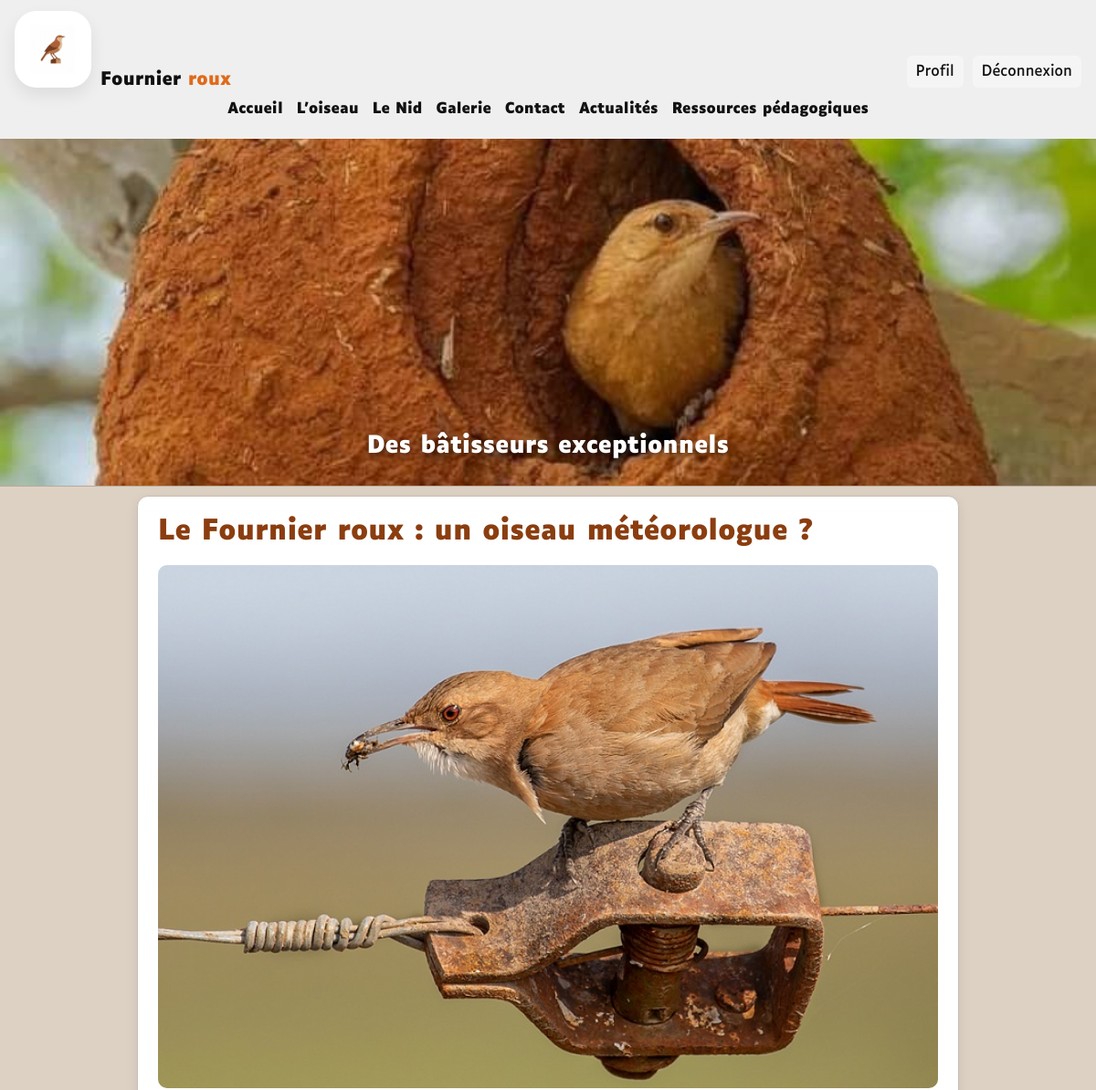
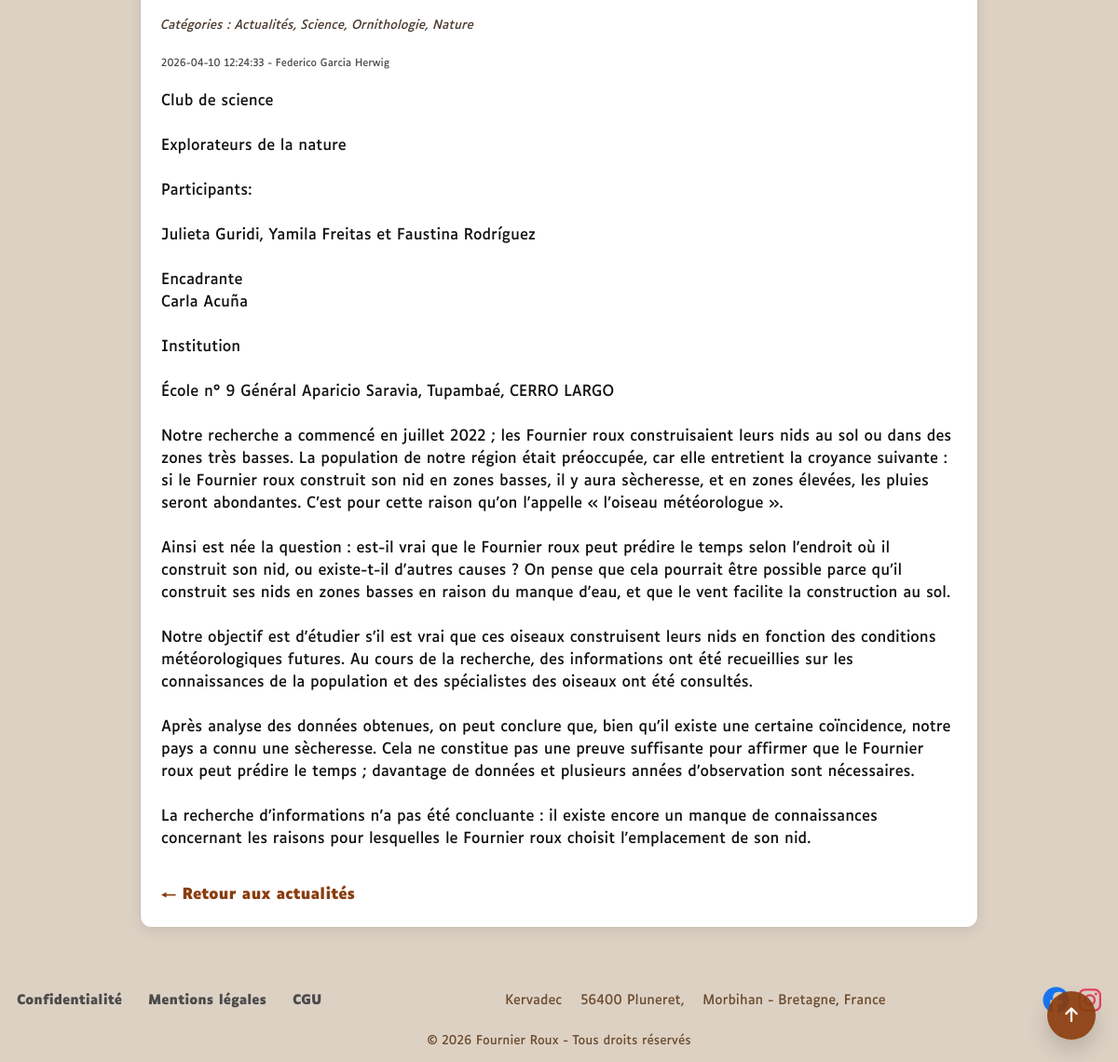
Screenshot of /index.php?page=article&id=23 (signed in) with the database file from the repository (2 pictures, top to bottom).
### tables this page shows
CREATE TABLE `articles` (
  `id_article` int(11) NOT NULL AUTO_INCREMENT,
  `titre` varchar(255) NOT NULL,
  `contenu` text NOT NULL,
  `date_publication` datetime NOT NULL DEFAULT current_timestamp(),
  `id_utilisateur` int(11) NOT NULL,
  PRIMARY KEY (`id_article`),
  KEY `id_utilisateur` (`id_utilisateur`)
);

CREATE TABLE `contient` (
  `id_article` int(11) NOT NULL,
  `id_media` int(11) NOT NULL,
  `ordre` int(11) DEFAULT 1,
  `image_principale` tinyint(1) DEFAULT 0,
  PRIMARY KEY (`id_article`, `id_media`),
  KEY `id_media` (`id_media`),
  CONSTRAINT `contient_ibfk_1` FOREIGN KEY (`id_article`) REFERENCES `articles` (`id_article`) ON DELETE CASCADE,
  CONSTRAINT `contient_ibfk_2` FOREIGN KEY (`id_media`) REFERENCES `media` (`id_media`) ON DELETE CASCADE
);

CREATE TABLE `media` (
  `id_media` int(11) NOT NULL AUTO_INCREMENT,
  `nom_fichier` varchar(255) NOT NULL,
  `date_upload` datetime DEFAULT current_timestamp(),
  `type_media` varchar(50) DEFAULT 'image',
  PRIMARY KEY (`id_media`)
);

CREATE TABLE `utilisateurs` (
  `id_utilisateur` int(11) NOT NULL,
  `nom` varchar(100) NOT NULL,
  `email` varchar(255) NOT NULL,
  `mot_de_passe` varchar(255) NOT NULL,
  `role` enum('admin','utilisateur') NOT NULL,
  `prenom` varchar(100) NOT NULL
);

### app/controllers/article-single-controller.php (called while the page is built, shortened)
<?php
require_once BASE_PATH . '/app/models/article.php';
require_once BASE_PATH . '/app/models/media.php';
$articleId = isset($_GET['id']) ? (int) $_GET['id'] : 0;
$article = getArticleDetailById($pdo, $articleId);
$medias = getMediaByArticle($pdo, $articleId);
require_once BASE_PATH . '/app/views/layouts/header.php';
require_once BASE_PATH . '/app/views/user/article-single.php';
require_once BASE_PATH . '/app/views/layouts/footer.php';

### index.php (called while the page is built, shortened)
<?php
require_once BASE_PATH . '/routes/router.php';

### app/models/article.php (called while the page is built, shortened)
<?php
function getBaseArticleQuery()
{
    return "FROM articles
            JOIN utilisateurs ON articles.id_utilisateur = utilisateurs.id_utilisateur
            LEFT JOIN appartient ON articles.id_article = appartient.id_article
            LEFT JOIN categorie ON appartient.id_categorie = categorie.id_categorie";
}
function getBaseArticleSelect()
{
    return "SELECT
                articles.id_article,
                articles.titre,
                articles.contenu,
                articles.date_publication,
                articles.id_utilisateur,
                utilisateurs.nom,
                utilisateurs.prenom,
                GROUP_CONCAT(categorie.nom SEPARATOR ', ') AS categories";
}
function getArticleDetailById($pdo, $articleId)
{
    try {
        $sql = getBaseArticleSelect() . " " .
               getBaseArticleQuery() . "
               WHERE articles.id_article = ?
               GROUP BY articles.id_article";
        $stmt = $pdo->prepare($sql);
        $stmt->execute([$articleId]);
        return $stmt->fetch(PDO::FETCH_ASSOC);
    } catch (PDOException $e) {
        error_log('Erreur getArticleDetailById : ' . $e->getMessage());
        return null;
    }
}

### app/models/media.php (called while the page is built, shortened)
<?php
function getMediaByArticle($pdo, $articleId)
{
    $sql = "SELECT media.*, contient.ordre, contient.image_principale
            FROM media
            INNER JOIN contient ON media.id_media = contient.id_media
            WHERE contient.id_article = ?
            ORDER BY contient.image_principale DESC, contient.ordre ASC";
    $stmt = $pdo->prepare($sql);
    $stmt->execute([$articleId]);
    $medias = $stmt->fetchAll(PDO::FETCH_ASSOC);
    return is_array($medias) ? $medias : [];
}

### app/views/user/article-single.php (the view)
<main class="page-article">
    <article class="page-article__conteneur">
        <h1 class="page-article__titre">
            <?php echo htmlspecialchars($article['titre']); ?>
        </h1>
        <?php if (!empty($medias)): ?>
            <div class="page-article__images">
                <?php foreach ($medias as $media): ?>
                    <div class="page-article__image-wrapper">
                        <img
                            class="page-article__image"
                            src="public/uploads/<?php echo htmlspecialchars($media['nom_fichier']); ?>"
                            alt="Illustration de l’article <?php echo htmlspecialchars($article['titre']); ?>"
                        >
                    </div>
                <?php endforeach; ?>
            </div>
        <?php endif; ?>
        <p class="page-article__categories">
            <em>
                Catégories :
                <?php echo htmlspecialchars($article['categories'] ?? 'Aucune'); ?>
            </em>
        </p>
        <p class="page-article__meta">
            <small>
                <?php echo htmlspecialchars($article['date_publication']); ?> -
                <?php echo htmlspecialchars($article['prenom'] . ' ' . $article['nom']); ?>
            </small>
        </p>
        <div class="page-article__contenu">
            <?php echo nl2br(htmlspecialchars($article['contenu'])); ?>
        </div>
        <div class="page-article__retour">
            <a
                class="page-article__retour-lien"
                href="index.php?page=articles"
            >
                ← Retour aux actualités
            </a>
        </div>
    </article>
</main>

### rows the page displays
articles: titre "Le Fournier roux : un oiseau météorologue ?", date_publication "2026-04-10 12:24:33", id_utilisateur.nom "Federico Garcia Herwig", contenu "Club de science Explorateurs de la nature Participants: Julieta Guridi, Yamila Freitas et Faustina Rodríguez Encadrante Carla Acuña Institution École n° 9 Général Aparicio Saravia, Tupambaé, CERRO LARGO Notre recherche a commencé en juillet 2022 ; les Fournier roux construisaient leurs nids au sol ou dans des zones très basses. La population de notre région était préoccupée, car elle entretient la croyance suivante : si le Fournier roux construit son nid en zones basses, il y aura sècheresse, et en zones élevées, les pluies seront abondantes. C’est pour cette raison qu’on l’appelle « l’oiseau météorologue ». Ainsi est née la question : est-il vrai que le Fournier roux peut prédire le temps…"
contient: id_media.nom_fichier (picture)

### other values shown
$article['categories'] "Actualités, Science, Ornithologie, Nature"
